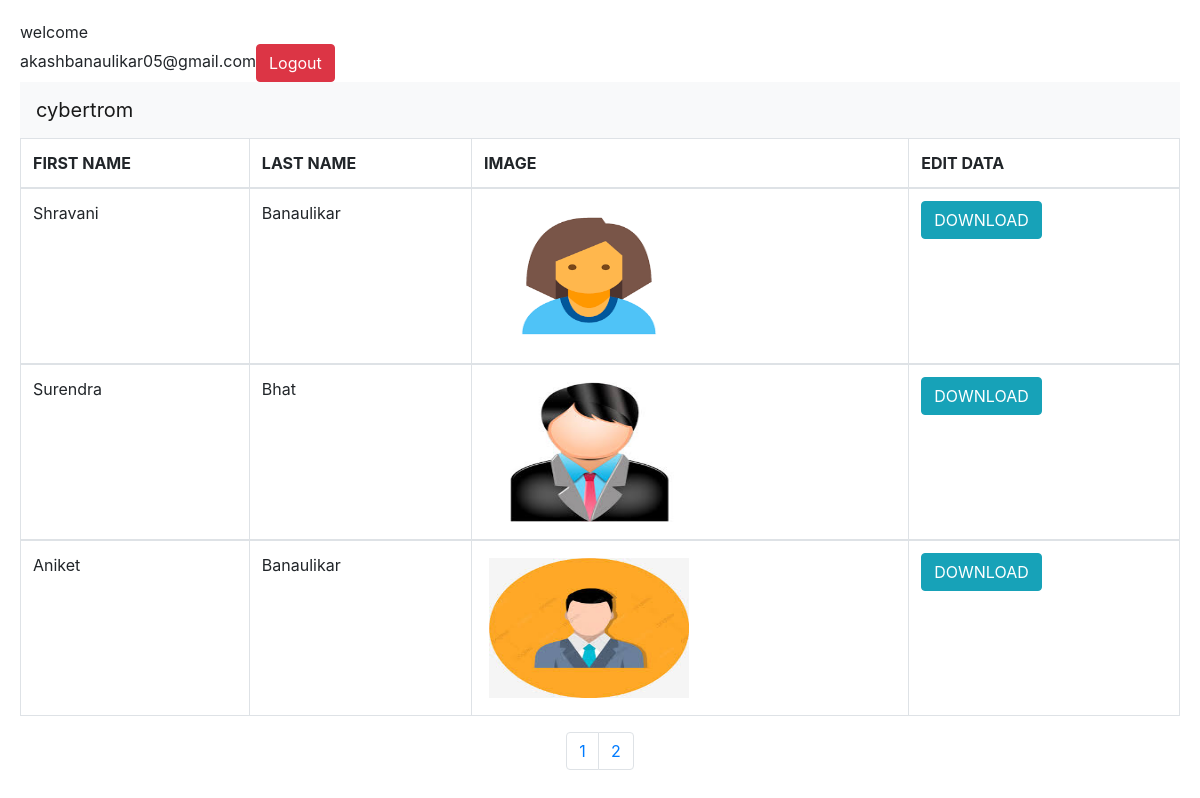
Page /php/view.php?page=2 (signed in) on the committed database.
### tables this page shows
CREATE TABLE `profile` (
  `id` int(50) NOT NULL,
  `firstName` varchar(50) NOT NULL,
  `lastName` varchar(50) NOT NULL,
  `age` int(3) NOT NULL,
  `description` text NOT NULL,
  `image` varchar(50) NOT NULL,
  `date` date NOT NULL
);

### php/view.php (the view, shortened to what this page needs)
<?php
include "../html/head.php";
if(isset($_SESSION['User']))
{
  echo "welcome<br>" . $_SESSION['User'];
    echo '<a href="view.php?logout"><button class="btn btn-danger">Logout</button></a>';
}
else
{
  echo "<script>window.open('login.php?Invalid= Please Login First To View And Download User','_self')</script>";
}
?>
<nav class="navbar navbar-expand-lg navbar-light bg-light">
    <a class="navbar-brand" href="index.php">cybertrom</a>
  </nav>
<?php
include "../html/down.php";
include "../db/db.php";
?>
<div class="row">
  <div class="col-lg-12">
  <table class="table table-bordered table-strped">
  <thead>
  <th class="text-left">FIRST NAME</th>
   <th class="text-left">LAST NAME</th>
    <th class="text-left">IMAGE</th>
   <th class="text-left">EDIT DATA</th>
</thead>
  <?php
 $limit =5;
 if(isSet($_GET['page'])){
   $page=$_GET['page'];
  }
  else{
    $page=1;
  }
 $offset =($page-1)*$limit;
$sql="SELECT * FROM `profile` LIMIT {$offset},{$limit}";
$result=mysqli_query($con,$sql);
while($row=mysqli_fetch_array($result)){
    ?>
  <tbody >
 <tr class="text-left">
 <td><?php echo "".$row['firstName']."";?></td>
  <td><?php echo "".$row['lastName']."";?></td>
  <td><?php echo "<img src='../image/".$row['image']."'>";?></td>
   <td><a class="btn btn-info" href="pdf.php?id=<?php echo "".$row['id']."";?>" onclick="return confirm('Download Pdf')">DOWNLOAD</button></td>
 </tr>
 </tbody>
 <?php
    }
?>
  </table>
  </div>
  </div>
  <?php
    $paggination="SELECT * FROM `profile`";
    $pagginationResult=mysqli_query($con,$paggination);
    if(mysqli_num_rows($pagginationResult)>0){
      $totalRecords = mysqli_num_rows($pagginationResult);
      $totalPages =ceil($totalRecords /$limit);
      echo "<nav class='navb' aria-label='Page navigation example'>";
      echo "<ul class='pagination'>";
      for($i=1;$i<=$totalPages;$i++){
        echo "<li class='page-item'><a class='page-link' href='view.php?page={$i}'>$i</a></li>";
      }
      echo "</ul>";
      echo "</nav>";
    }
    ?>

### html/head.php (style rules this page uses)
img { float:left; margin:5px; width: 200px; height: 140px; }
nav.navb { display: flex; justify-content: center; }
body { PADDING: 20px 20px; }

### rows in the picture
profile: firstName "Shravani", lastName "Banaulikar", image (picture)
profile: firstName "Surendra", lastName "Bhat", image (picture)
profile: firstName "Aniket", lastName "Banaulikar", image (picture)

### other values in the picture
$_SESSION['User'] "akashbanaulikar05@gmail.com"
